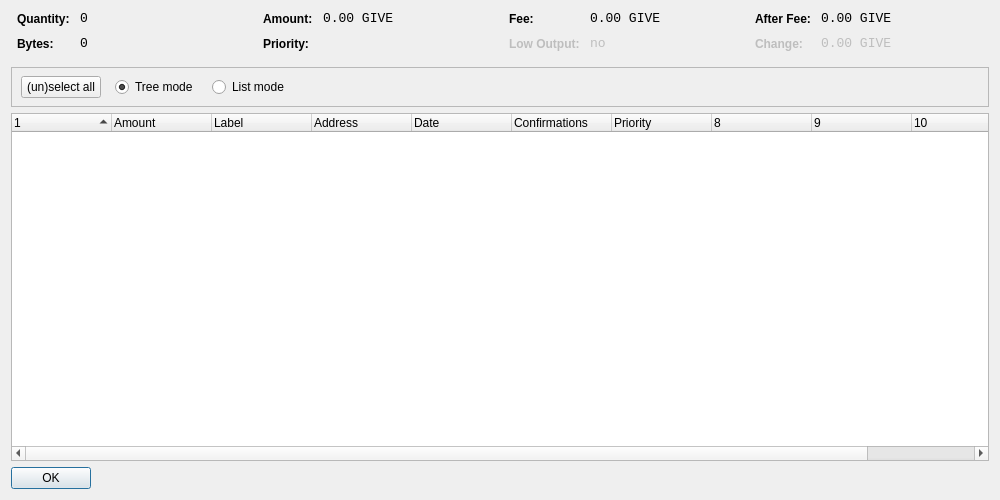
<?xml version="1.0" encoding="UTF-8"?>
<ui version="4.0">
 <class>CoinControlDialog</class>
 <widget class="QDialog" name="CoinControlDialog">
  <property name="geometry">
   <rect>
    <x>0</x>
    <y>0</y>
    <width>1000</width>
    <height>500</height>
   </rect>
  </property>
  <property name="windowTitle">
   <string>Coin Control</string>
  </property>
  <layout class="QVBoxLayout" name="verticalLayout">
   <item>
    <layout class="QHBoxLayout" name="horizontalLayoutTop" stretch="0,0,0,0">
     <property name="topMargin">
      <number>0</number>
     </property>
     <property name="bottomMargin">
      <number>10</number>
     </property>
     <item>
      <layout class="QFormLayout" name="formLayoutCoinControl1">
       <property name="horizontalSpacing">
        <number>10</number>
       </property>
       <property name="verticalSpacing">
        <number>10</number>
       </property>
       <property name="leftMargin">
        <number>6</number>
       </property>
       <property name="rightMargin">
        <number>6</number>
       </property>
       <item row="0" column="0">
        <widget class="QLabel" name="labelCoinControlQuantityText">
         <property name="styleSheet">
          <string notr="true">font-weight:bold;</string>
         </property>
         <property name="text">
          <string>Quantity:</string>
         </property>
        </widget>
       </item>
       <item row="0" column="1">
        <widget class="QLabel" name="labelCoinControlQuantity">
         <property name="font">
          <font>
           <family>Monospace</family>
           <pointsize>10</pointsize>
          </font>
         </property>
         <property name="cursor">
          <cursorShape>IBeamCursor</cursorShape>
         </property>
         <property name="contextMenuPolicy">
          <enum>Qt::ActionsContextMenu</enum>
         </property>
         <property name="text">
          <string notr="true">0</string>
         </property>
         <property name="textInteractionFlags">
          <set>Qt::LinksAccessibleByMouse|Qt::TextSelectableByKeyboard|Qt::TextSelectableByMouse</set>
         </property>
        </widget>
       </item>
       <item row="1" column="0">
        <widget class="QLabel" name="labelCoinControlBytesText">
         <property name="styleSheet">
          <string notr="true">font-weight:bold;</string>
         </property>
         <property name="text">
          <string>Bytes:</string>
         </property>
        </widget>
       </item>
       <item row="1" column="1">
        <widget class="QLabel" name="labelCoinControlBytes">
         <property name="font">
          <font>
           <family>Monospace</family>
           <pointsize>10</pointsize>
          </font>
         </property>
         <property name="cursor">
          <cursorShape>IBeamCursor</cursorShape>
         </property>
         <property name="contextMenuPolicy">
          <enum>Qt::ActionsContextMenu</enum>
         </property>
         <property name="text">
          <string notr="true">0</string>
         </property>
         <property name="textInteractionFlags">
          <set>Qt::LinksAccessibleByMouse|Qt::TextSelectableByKeyboard|Qt::TextSelectableByMouse</set>
         </property>
        </widget>
       </item>
      </layout>
     </item>
     <item>
      <layout class="QFormLayout" name="formLayoutCoinControl2">
       <property name="horizontalSpacing">
        <number>10</number>
       </property>
       <property name="verticalSpacing">
        <number>10</number>
       </property>
       <property name="leftMargin">
        <number>6</number>
       </property>
       <property name="rightMargin">
        <number>6</number>
       </property>
       <item row="0" column="0">
        <widget class="QLabel" name="labelCoinControlAmountText">
         <property name="styleSheet">
          <string notr="true">font-weight:bold;</string>
         </property>
         <property name="text">
          <string>Amount:</string>
         </property>
        </widget>
       </item>
       <item row="0" column="1">
        <widget class="QLabel" name="labelCoinControlAmount">
         <property name="font">
          <font>
           <family>Monospace</family>
           <pointsize>10</pointsize>
          </font>
         </property>
         <property name="cursor">
          <cursorShape>IBeamCursor</cursorShape>
         </property>
         <property name="contextMenuPolicy">
          <enum>Qt::ActionsContextMenu</enum>
         </property>
         <property name="text">
          <string notr="true">0.00 GIVE</string>
         </property>
         <property name="textInteractionFlags">
          <set>Qt::LinksAccessibleByMouse|Qt::TextSelectableByKeyboard|Qt::TextSelectableByMouse</set>
         </property>
        </widget>
       </item>
       <item row="1" column="0">
        <widget class="QLabel" name="labelCoinControlPriorityText">
         <property name="styleSheet">
          <string notr="true">font-weight:bold;</string>
         </property>
         <property name="text">
          <string>Priority:</string>
         </property>
        </widget>
       </item>
       <item row="1" column="1">
        <widget class="QLabel" name="labelCoinControlPriority">
         <property name="font">
          <font>
           <family>Monospace</family>
           <pointsize>10</pointsize>
          </font>
         </property>
         <property name="cursor">
          <cursorShape>IBeamCursor</cursorShape>
         </property>
         <property name="contextMenuPolicy">
          <enum>Qt::ActionsContextMenu</enum>
         </property>
         <property name="text">
          <string/>
         </property>
         <property name="textInteractionFlags">
          <set>Qt::LinksAccessibleByMouse|Qt::TextSelectableByKeyboard|Qt::TextSelectableByMouse</set>
         </property>
        </widget>
       </item>
      </layout>
     </item>
     <item>
      <layout class="QFormLayout" name="formLayoutCoinControl3">
       <property name="horizontalSpacing">
        <number>10</number>
       </property>
       <property name="verticalSpacing">
        <number>10</number>
       </property>
       <property name="leftMargin">
        <number>6</number>
       </property>
       <property name="rightMargin">
        <number>6</number>
       </property>
       <item row="0" column="0">
        <widget class="QLabel" name="labelCoinControlFeeText">
         <property name="styleSheet">
          <string notr="true">font-weight:bold;</string>
         </property>
         <property name="text">
          <string>Fee:</string>
         </property>
        </widget>
       </item>
       <item row="0" column="1">
        <widget class="QLabel" name="labelCoinControlFee">
         <property name="font">
          <font>
           <family>Monospace</family>
           <pointsize>10</pointsize>
          </font>
         </property>
         <property name="cursor">
          <cursorShape>IBeamCursor</cursorShape>
         </property>
         <property name="contextMenuPolicy">
          <enum>Qt::ActionsContextMenu</enum>
         </property>
         <property name="text">
          <string notr="true">0.00 GIVE</string>
         </property>
         <property name="textInteractionFlags">
          <set>Qt::LinksAccessibleByMouse|Qt::TextSelectableByKeyboard|Qt::TextSelectableByMouse</set>
         </property>
        </widget>
       </item>
       <item row="1" column="0">
        <widget class="QLabel" name="labelCoinControlLowOutputText">
         <property name="enabled">
          <bool>false</bool>
         </property>
         <property name="styleSheet">
          <string notr="true">font-weight:bold;</string>
         </property>
         <property name="text">
          <string>Low Output:</string>
         </property>
        </widget>
       </item>
       <item row="1" column="1">
        <widget class="QLabel" name="labelCoinControlLowOutput">
         <property name="enabled">
          <bool>false</bool>
         </property>
         <property name="font">
          <font>
           <family>Monospace</family>
           <pointsize>10</pointsize>
          </font>
         </property>
         <property name="cursor">
          <cursorShape>IBeamCursor</cursorShape>
         </property>
         <property name="contextMenuPolicy">
          <enum>Qt::ActionsContextMenu</enum>
         </property>
         <property name="text">
          <string notr="true">no</string>
         </property>
         <property name="textInteractionFlags">
          <set>Qt::LinksAccessibleByMouse|Qt::TextSelectableByKeyboard|Qt::TextSelectableByMouse</set>
         </property>
        </widget>
       </item>
      </layout>
     </item>
     <item>
      <layout class="QFormLayout" name="formLayoutCoinControl4">
       <property name="horizontalSpacing">
        <number>10</number>
       </property>
       <property name="verticalSpacing">
        <number>10</number>
       </property>
       <property name="leftMargin">
        <number>6</number>
       </property>
       <property name="rightMargin">
        <number>6</number>
       </property>
       <item row="0" column="0">
        <widget class="QLabel" name="labelCoinControlAfterFeeText">
         <property name="styleSheet">
          <string notr="true">font-weight:bold;</string>
         </property>
         <property name="text">
          <string>After Fee:</string>
         </property>
        </widget>
       </item>
       <item row="0" column="1">
        <widget class="QLabel" name="labelCoinControlAfterFee">
         <property name="font">
          <font>
           <family>Monospace</family>
           <pointsize>10</pointsize>
          </font>
         </property>
         <property name="cursor">
          <cursorShape>IBeamCursor</cursorShape>
         </property>
         <property name="contextMenuPolicy">
          <enum>Qt::ActionsContextMenu</enum>
         </property>
         <property name="text">
          <string notr="true">0.00 GIVE</string>
         </property>
         <property name="textInteractionFlags">
          <set>Qt::LinksAccessibleByMouse|Qt::TextSelectableByKeyboard|Qt::TextSelectableByMouse</set>
         </property>
        </widget>
       </item>
       <item row="1" column="0">
        <widget class="QLabel" name="labelCoinControlChangeText">
         <property name="enabled">
          <bool>false</bool>
         </property>
         <property name="styleSheet">
          <string notr="true">font-weight:bold;</string>
         </property>
         <property name="text">
          <string>Change:</string>
         </property>
        </widget>
       </item>
       <item row="1" column="1">
        <widget class="QLabel" name="labelCoinControlChange">
         <property name="enabled">
          <bool>false</bool>
         </property>
         <property name="font">
          <font>
           <family>Monospace</family>
           <pointsize>10</pointsize>
          </font>
         </property>
         <property name="cursor">
          <cursorShape>IBeamCursor</cursorShape>
         </property>
         <property name="contextMenuPolicy">
          <enum>Qt::ActionsContextMenu</enum>
         </property>
         <property name="text">
          <string notr="true">0.00 GIVE</string>
         </property>
         <property name="textInteractionFlags">
          <set>Qt::LinksAccessibleByMouse|Qt::TextSelectableByKeyboard|Qt::TextSelectableByMouse</set>
         </property>
        </widget>
       </item>
      </layout>
     </item>
    </layout>
   </item>
   <item>
    <widget class="QFrame" name="frame">
     <property name="minimumSize">
      <size>
       <width>0</width>
       <height>40</height>
      </size>
     </property>
     <property name="frameShape">
      <enum>QFrame::StyledPanel</enum>
     </property>
     <property name="frameShadow">
      <enum>QFrame::Sunken</enum>
     </property>
     <widget class="QWidget" name="horizontalLayoutWidget">
      <property name="geometry">
       <rect>
        <x>10</x>
        <y>0</y>
        <width>781</width>
        <height>41</height>
       </rect>
      </property>
      <layout class="QHBoxLayout" name="horizontalLayoutPanel" stretch="0,0,0,0,0">
       <property name="spacing">
        <number>14</number>
       </property>
       <item>
        <widget class="QPushButton" name="pushButtonSelectAll">
         <property name="sizePolicy">
          <sizepolicy hsizetype="Maximum" vsizetype="Fixed">
           <horstretch>0</horstretch>
           <verstretch>0</verstretch>
          </sizepolicy>
         </property>
         <property name="text">
          <string>(un)select all</string>
         </property>
        </widget>
       </item>
       <item>
        <widget class="QRadioButton" name="radioTreeMode">
         <property name="sizePolicy">
          <sizepolicy hsizetype="Maximum" vsizetype="Fixed">
           <horstretch>0</horstretch>
           <verstretch>0</verstretch>
          </sizepolicy>
         </property>
         <property name="text">
          <string>Tree mode</string>
         </property>
         <property name="checked">
          <bool>true</bool>
         </property>
        </widget>
       </item>
       <item>
        <widget class="QRadioButton" name="radioListMode">
         <property name="sizePolicy">
          <sizepolicy hsizetype="Maximum" vsizetype="Fixed">
           <horstretch>0</horstretch>
           <verstretch>0</verstretch>
          </sizepolicy>
         </property>
         <property name="text">
          <string>List mode</string>
         </property>
        </widget>
       </item>
       <item>
        <spacer name="horizontalSpacer">
         <property name="orientation">
          <enum>Qt::Horizontal</enum>
         </property>
         <property name="sizeHint" stdset="0">
          <size>
           <width>40</width>
           <height>20</height>
          </size>
         </property>
        </spacer>
       </item>
      </layout>
     </widget>
    </widget>
   </item>
   <item>
    <widget class="CoinControlTreeWidget" name="treeWidget">
     <property name="contextMenuPolicy">
      <enum>Qt::CustomContextMenu</enum>
     </property>
     <property name="sortingEnabled">
      <bool>false</bool>
     </property>
     <property name="columnCount">
      <number>11</number>
     </property>
     <attribute name="headerShowSortIndicator" stdset="0">
      <bool>true</bool>
     </attribute>
     <attribute name="headerStretchLastSection">
      <bool>false</bool>
     </attribute>
     <column>
      <property name="text">
       <string/>
      </property>
     </column>
     <column>
      <property name="text">
       <string>Amount</string>
      </property>
     </column>
     <column>
      <property name="text">
       <string>Label</string>
      </property>
     </column>
     <column>
      <property name="text">
       <string>Address</string>
      </property>
     </column>
     <column>
      <property name="text">
       <string>Date</string>
      </property>
     </column>
     <column>
      <property name="text">
       <string>Confirmations</string>
      </property>
      <property name="toolTip">
       <string>Confirmed</string>
      </property>
     </column>
     <column>
      <property name="text">
       <string>Priority</string>
      </property>
     </column>
     <column>
      <property name="text">
       <string/>
      </property>
     </column>
     <column>
      <property name="text">
       <string/>
      </property>
     </column>
     <column>
      <property name="text">
       <string/>
      </property>
     </column>
     <column>
      <property name="text">
       <string/>
      </property>
     </column>
    </widget>
   </item>
   <item>
    <widget class="QDialogButtonBox" name="buttonBox">
     <property name="sizePolicy">
      <sizepolicy hsizetype="Maximum" vsizetype="Fixed">
       <horstretch>0</horstretch>
       <verstretch>0</verstretch>
      </sizepolicy>
     </property>
     <property name="orientation">
      <enum>Qt::Horizontal</enum>
     </property>
     <property name="standardButtons">
      <set>QDialogButtonBox::Ok</set>
     </property>
    </widget>
   </item>
  </layout>
 </widget>
 <customwidgets>
  <customwidget>
   <class>CoinControlTreeWidget</class>
   <extends>QTreeWidget</extends>
   <header>coincontroltreewidget.h</header>
  </customwidget>
 </customwidgets>
 <resources/>
 <connections/>
</ui>
